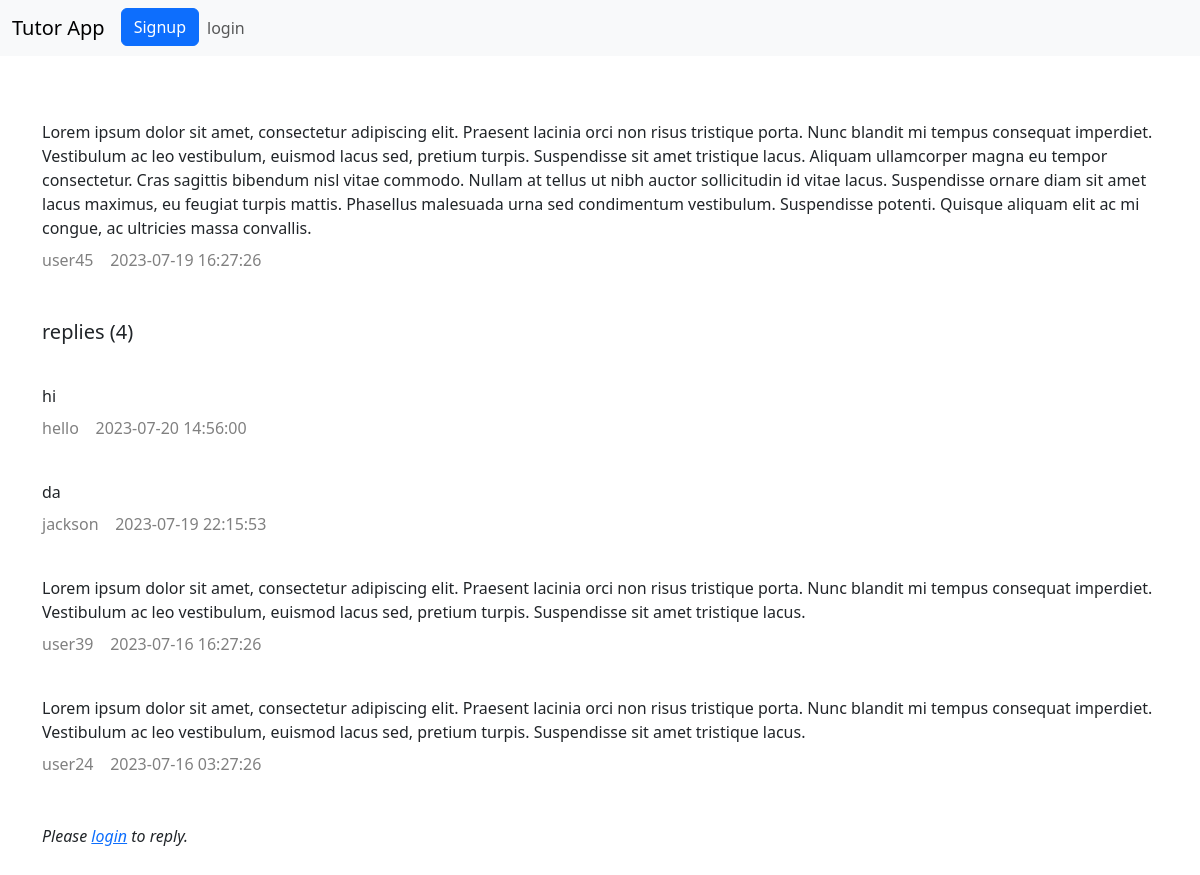
Screenshot of /questions/1 with the database file from the repository.
### tables this page shows
CREATE TABLE questions (id INTEGER PRIMARY KEY,user_id INTEGER NOT NULL,content_md TEXT NOT NULL,content_html TEXT NOT NULL,subject_id INTEGER,grade_id INTEGER,created_ts INTEGER NOT NULL, img_path TEXT);

CREATE TABLE users (id INTEGER PRIMARY KEY,username TEXT NOT NULL,passwd_hash TEXT NOT NULL,created_ts INTEGER NOT NULL);

CREATE TABLE replies (id INTEGER PRIMARY KEY,question_id INTEGER NOT NULL,user_id INTEGER NOT NULL,content_md TEXT NOT NULL,content_html TEXT NOT NULL,created_ts INTEGER NOT NULL);

### app.py (the view)
@app.route('/questions/<id>')
def question(id):
    data=Db()
    question=data.get_question_by_id(id)
    replies=data.get_replies(id)
    return render_template('question.html', model=Model(None), question=question, replies=replies)

### db.py (called while the page is built)
    def get_replies(self, question_id):
        cur=self.conn.cursor()
        res = cur.execute("select r.*, u.username from replies r join users u on u.id = r.user_id where question_id=? order by created_ts desc", [question_id])
        ret=[]
        for row in res:
            r = ReplySimple(*row)
            r.datestr = str(datetime.datetime.fromtimestamp(r.created_ts))
            ret.append(r)
        return ret

    def get_question_by_id(self, id):
        cur=self.conn.cursor()
        res = cur.execute("SELECT q.id, q.content_html, q.created_ts, q.img_path, u.username, (SELECT COUNT(*) FROM replies WHERE question_id=q.id) AS num_replies FROM questions q JOIN users u ON u.id=q.user_id WHERE q.id=?", [id])
        row=res.fetchone()
        try:
            question=QuestionSimple(*row)
            question.datestr = str(datetime.datetime.fromtimestamp(question.created_ts))
            return question
        except Exception as e:
            print(e)
            return None

### model.py (called while the page is built)
    def check_authentication(self):
        if 'username' in session:
            self.logged_in=True
            self.username=session['username']

### templates/question.html (shortened to what this page needs)
{% extends "layout.html" %}
{% block content %}
<div class="question-content">
    {{question.content_html}}
</div>
<div class="question-footer">
    {{question.author}}&nbsp;&nbsp;&nbsp;&nbsp;{{question.datestr}}
</div>
<br/>
<br/>
<div>
    <h5>replies ({{question.num_replies}})</h5>
    {%if question.num_replies == 0%}
    <div><i>Be the first to answer!</i></div>
    {%else%}
    {% for r in replies %}
    <div class="question-content">
        {{r.content_html}}
        <br/>
        <div class="question-footer">
            {{r.author}}&nbsp;&nbsp;&nbsp;&nbsp;{{r.datestr}}
        </div>
    </div>
    {% endfor %}
    {%endif%}
</div>
<br/>
<br/>
{%if model.logged_in%}
<div>
    <h5>Post reply</h5>
    <form method="post" action="/questions/{{question.id}}/replies">
        <div class="mb-3">
            <textarea class="form-control" id="reply" name="reply" rows="5"></textarea>
        </div>
        <button type="submit" class="btn btn-primary btn-block mb-4">
          Post
        </button>
    </form>
</div>
{%else%}
<div>
    <i>Please <a href="/login?redirect_url=/questions/{{question.id}}">login</a> to reply.</i>
</div>
{%endif%}
{% endblock %}

### templates/layout.html (shortened to what this page needs)
<!doctype html>
<html>
  <head>
    <link rel="stylesheet" href="https://cdn.jsdelivr.net/npm/bootstrap-icons@1.10.5/font/bootstrap-icons.css">
    <link rel="stylesheet" href="/tutorapp.css">
    <link href="https://cdn.jsdelivr.net/npm/bootstrap@5.3.0/dist/css/bootstrap.min.css" rel="stylesheet">
  </head>
  <body>
    <nav class="navbar navbar-expand-lg navbar-light bg-light sticky-top">
        <div class="container-fluid">
          <a class="navbar-brand" href="/">Tutor App</a>
          <div class="collapse navbar-collapse" id="navbarNav">
            <ul class="navbar-nav me-auto mb-2 mb-lg-0">
              {% if model.logged_in %}
              <li class="nav-item">
                <a href="/new-question" class="btn btn-primary">New Question</a>
              </li>
              <li class="nav-item">
                <a class="nav-link" href="/users/{{model.username}}">my questions</a>
              </li>
              <li class="nav-item">
                <a class="nav-link" href="/logout">logout</a>
              </li>
              {% else %}
              <li class="nav-item">
                <a href="/signup" class="btn btn-primary">Signup</a>
              </li>
              <li class="nav-item">
                <a class="nav-link" href="/login">login</a>
              </li>
              {% endif %}
            </ul>
          </div>
        </div>
    </nav>
    <br/>
    <div class="container">
        {% block content %}{% endblock %}
    </div>
    <br/>
    <br/>
  </body>
</html>

### statics/tutorapp.css (style rules this page uses)
.question-content { margin-top: 40px; }
.question-footer { margin-top: 8px; color:gray; }

### rows the page displays
questions: content_html "Lorem ipsum dolor sit amet, consectetur adipiscing elit. Praesent lacinia orci non risus tristique porta. Nunc blandit mi tempus consequat imperdiet. Vestibulum ac leo vestibulum, euismod lacus sed, pretium turpis. Suspendisse sit amet tristique lacus. Aliquam ullamcorper magna eu tempor consectetur. Cras sagittis bibendum nisl vitae commodo. Nullam at tellus ut nibh auctor sollicitudin id vitae lacus. Suspendisse ornare diam sit amet lacus maximus, eu feugiat turpis mattis. Phasellus malesuada urna sed condimentum vestibulum. Suspendisse potenti. Quisque aliquam elit ac mi congue, ac ultricies massa convallis."
users: author "user45"
replies: content_html "hi", author "hello", datestr "2023-07-20 14:56:00"
replies: content_html "da", author "jackson", datestr "2023-07-19 22:15:53"
replies: content_html "Lorem ipsum dolor sit amet, consectetur adipiscing elit. Praesent lacinia orci non risus tristique porta. Nunc blandit mi tempus consequat imperdiet. Vestibulum ac leo vestibulum, euismod lacus sed, pretium turpis. Suspendisse sit amet tristique lacus.", author "user39", datestr "2023-07-16 16:27:26"
replies: content_html "Lorem ipsum dolor sit amet, consectetur adipiscing elit. Praesent lacinia orci non risus tristique porta. Nunc blandit mi tempus consequat imperdiet. Vestibulum ac leo vestibulum, euismod lacus sed, pretium turpis. Suspendisse sit amet tristique lacus.", author "user24", datestr "2023-07-16 03:27:26"

### other values shown
{{ question.datestr }} "2023-07-19 16:27:26"
{{ question.num_replies }} "4"
